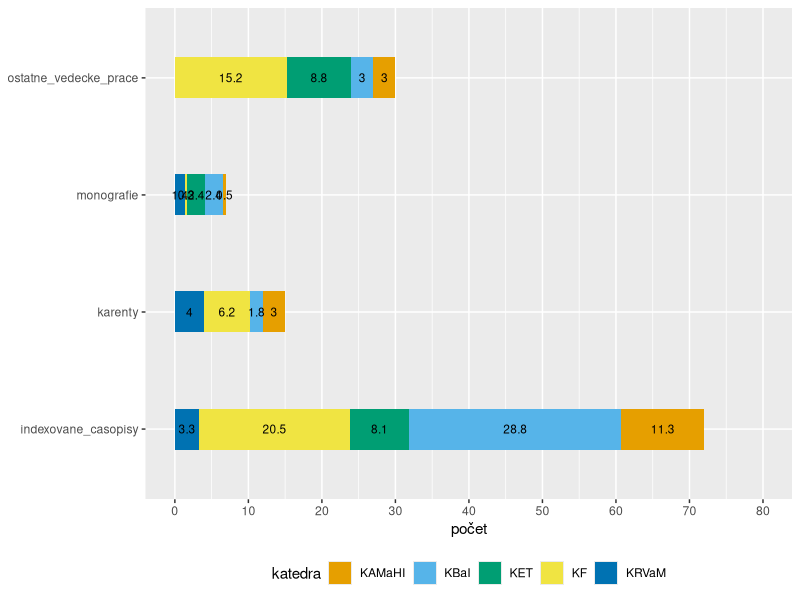
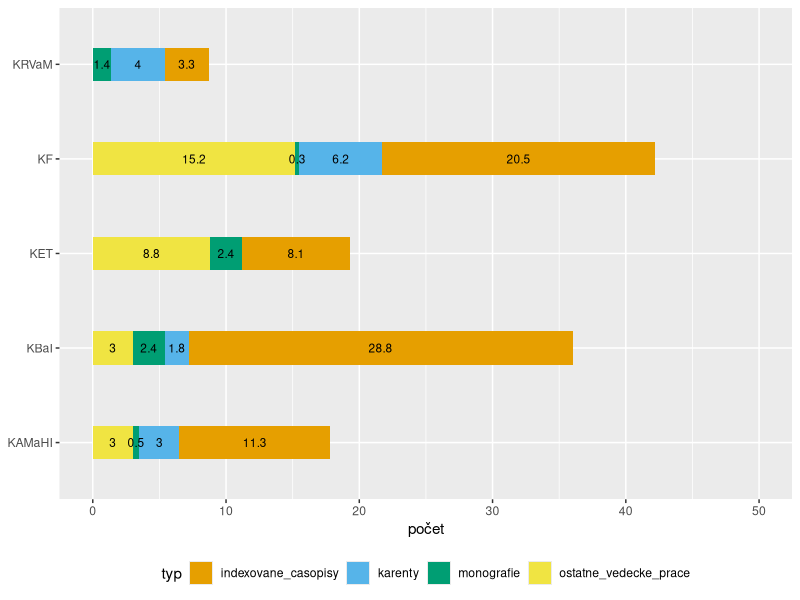
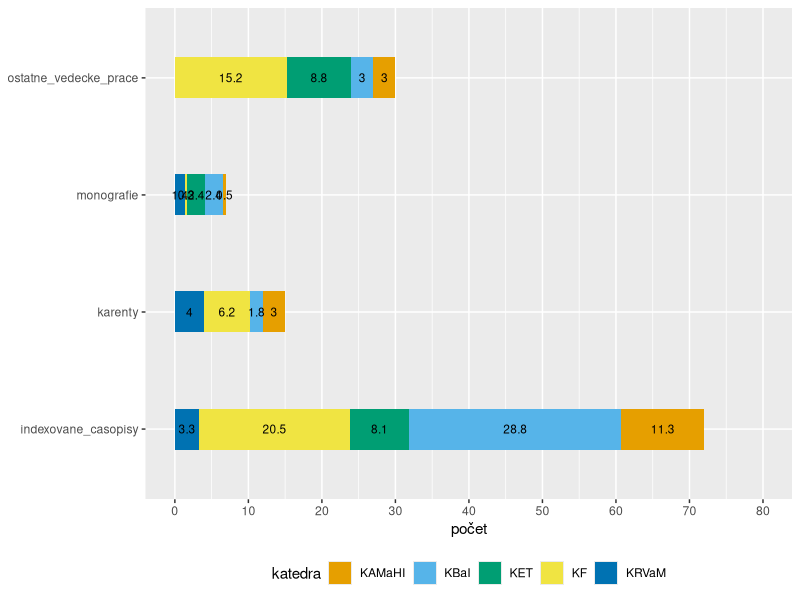
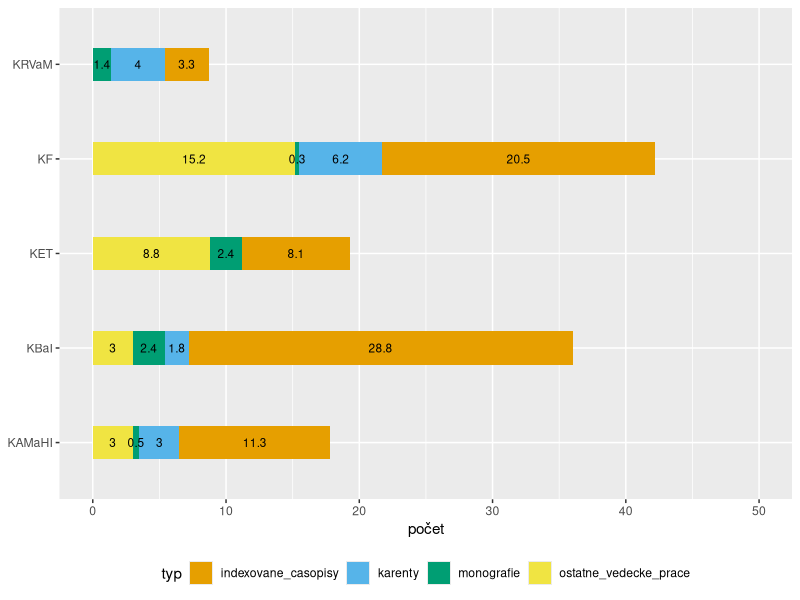

Write R code to recreate these figures, in order. (Note: this script raises an error after producing the figures.)
library(reshape2)
library(ggplot2)
publikacie_2017 <- data.frame(typ = c('vedecke_monografie_zahranicne',
                                 'vedecke_monografie_domace',
                                 'kap_vo_ved_monografii_zahranicna',
                                 'kap_vo_ved_monografii_domaca',
                                 'karent_zahranicny',
                                 'karent_domaci',
                                 'indexovane',
                                 'nekarent_zahranicny',
                                 'nekarent_domaci',
                                 'odborne_nekarent_zahranicny',
                                 'odborne_nekarent_domaci'),
                         KAMaHI = c(0,0,0.5,0,3,0,11.3,2,1,0,0),
                         KBaI = c(0,0,2.4,0,0,1.8,28.8,1.5,1.5,0,0),
                         KET = c(0,0,2.4,0,0,0,8.1,1.0,7.8,0,0),
                         KF = c(0,0,0.3,0,4,2.2,20.5,7.5,7.7,0,0),
                         KRVaM = c(0,0,1.4,0,2,2,3.3,0,0,0,0))
publikacie_2016 <- data.frame(typ = c('vedecke_monografie_zahranicne',
                                       'vedecke_monografie_domace',
                                       'kap_vo_ved_monografii_zahranicna',
                                       'kap_vo_ved_monografii_domaca',
                                       'karent_zahranicny',
                                       'karent_domaci',
                                       'indexovane',
                                       'nekarent_zahranicny',
                                       'nekarent_domaci',
                                       'odborne_nekarent_zahranicny',
                                       'odborne_nekarent_domaci'),
                               KAMaHI = c(0,0,0,0,3.5,0,3,1,2.5,0,0),
                               KBaI = c(0,0,1,0,1.5,0,17.3,3,5,0,0),
                               KET = c(0,0,0,0,1,1,5,3.5,11.5,0,0),
                               KF = c(0,0,0,0,1,0,24.7,9.5,8,0,1),
                               KRVaM = c(0,1,0,0,3,1,7,3,0,0,0))
sum_publikacie_2017 <- data.frame(typ = c('ostatne_vedecke_prace',
                                          'indexovane_casopisy',
                                          'karenty',
                                          'monografie'),
                                  KAMaHI = c(3,11.3,3,0.5),
                                  KBaI = c(3,28.8,1.8,2.4),
                                  KET = c(8.8,8.1,0,2.4),
                                  KF = c(15.2,20.5,6.2,0.3),
                                  KRVaM = c(0,3.3,4,1.4)
                                  )
### struktura publikacii podla ich typu
cbPalette <- c("#E69F00", "#56B4E9", "#009E73", "#F0E442", "#0072B2", "#D55E00", "#CC79A7")
m_sum_publikacie_2017 <- melt(sum_publikacie_2017, id.vars = 'typ')
colnames(m_sum_publikacie_2017) <- c('typ', 'katedra', 'počet')
levels(m_sum_publikacie_2017[,1]) <- c("indexované časopisy", "karenty", "monografie", "ostatné vedecké práce")
data_labels <- m_sum_publikacie_2017[which(m_sum_publikacie_2017[,3] != 0),]
data_labels <-data_labels[order(data_labels$katedra,decreasing=T),]
my_plot <- ggplot(m_sum_publikacie_2017[order(m_sum_publikacie_2017$katedra,decreasing=T),], aes(x = typ, y = počet)) + 
  geom_bar(stat = "identity", aes(fill = katedra), width = 0.35) + 
  coord_flip() +
  geom_text(data = data_labels, aes(label = počet), position = position_stack(vjust = 0.5), cex = 3) +
  theme(legend.position="bottom",
        axis.title.y=element_blank()) +
  scale_y_continuous(limits = c(0, 80), breaks = seq(0, 80, 10)) +
  scale_fill_manual(values=cbPalette)
my_plot
ggsave('D:/PRACA/BORDEL/sprava_vedecka_cinnost/struktura_publikacia_typ_2017.png', my_plot, width = 160, height = 140, units = 'mm')
### struktura publikacii podla katedier
cbPalette <- c("#E69F00", "#56B4E9", "#009E73", "#F0E442", "#0072B2", "#D55E00", "#CC79A7")
m_sum_publikacie_2017 <- melt(sum_publikacie_2017, id.vars = 'typ')
colnames(m_sum_publikacie_2017) <- c('typ', 'katedra', 'počet')
levels(m_sum_publikacie_2017[,1]) <- c("indexované časopisy", "karenty", "monografie", "ostatné vedecké práce")
data_labels <- m_sum_publikacie_2017[which(m_sum_publikacie_2017[,3] != 0),]
data_labels <-data_labels[order(data_labels$typ,decreasing=T),]
my_plot <- ggplot(m_sum_publikacie_2017[order(m_sum_publikacie_2017$typ,decreasing=T),], aes(x = katedra, y = počet)) + 
  geom_bar(stat = "identity", aes(fill = typ), width = 0.35) + 
  coord_flip() +
  geom_text(data = data_labels, aes(label = počet), position = position_stack(vjust = 0.5), cex = 3) +
  theme(legend.position="bottom",
        axis.title.y=element_blank()) +
  scale_y_continuous(limits = c(0, 50), breaks = seq(0, 80, 10)) +
  scale_fill_manual(values=cbPalette)
my_plot
ggsave('D:/PRACA/BORDEL/sprava_vedecka_cinnost/struktura_publikacia_katedra_2017.png', my_plot, width = 160, height = 140, units = 'mm')
### celkovy pocet publikacii
celkove_publikacie <- data.frame(katedra = rep(levels(m_sum_publikacie_2017[,2]),2),
                                 rok = rep(c(2017,2016), each = 5),
                                 počet = c(17.8,33.6,16.9,41.9,7.3,))